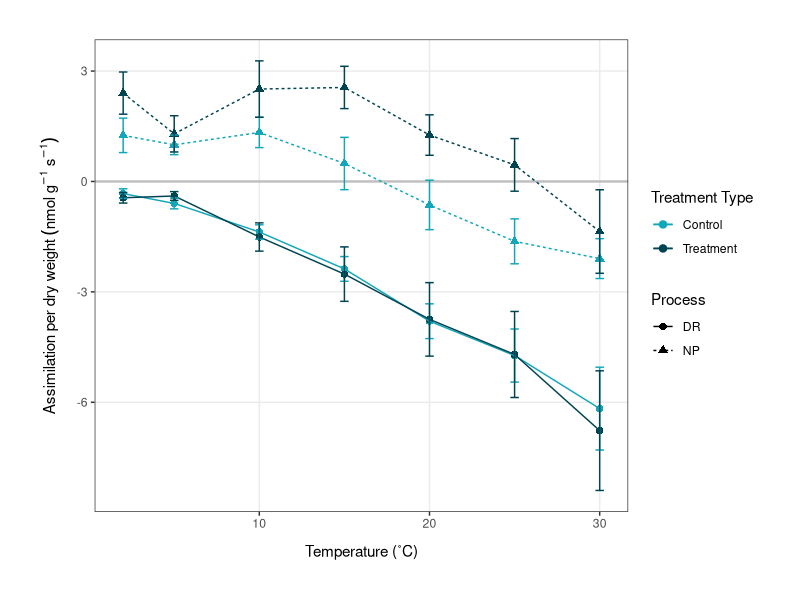
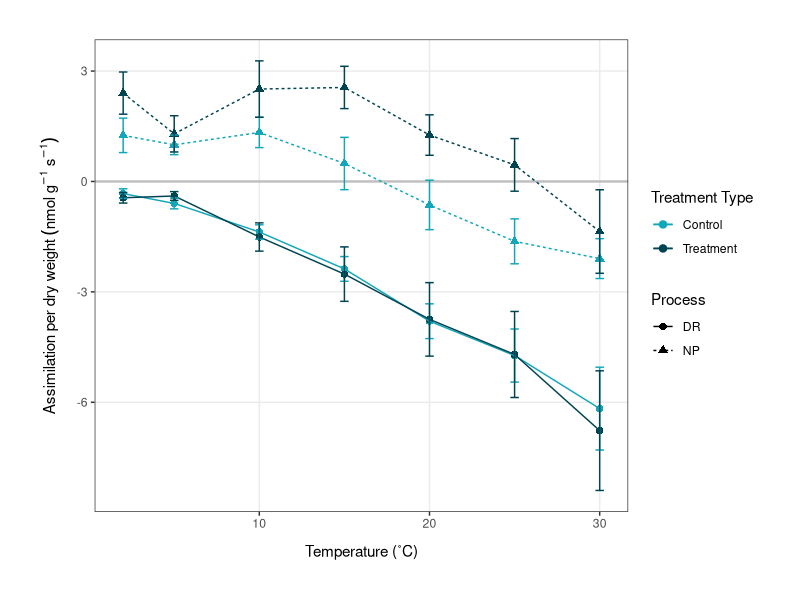

Write the R code that produced these figures, in order. (Note: this script raises an error after producing the figures.)
# Plots for dissertation 
# Emma Gemal, s1758915@sms.ed.ac.uk
# University of Edinburgh 

### Library ----
library(tidyverse)

### Temperature Response Curves ----
avgdata <- read.csv("Data/np_dr_averages.csv", header = TRUE)
str(avgdata)

avgdata <- avgdata %>% 
              mutate(treatment_type = as.factor(treatment_type),
                     type = as.factor(type))
str(avgdata)

# plotting temperature response curves using dry weight  
(dw_plot <- ggplot(avgdata, aes(x = temp, y = avgDW, color = treatment_type)) +
              geom_hline(yintercept = 0, color = "grey", size = 0.8) +  # optional to keep              
              geom_point(aes(shape = type), size = 2.2) +
              geom_line(aes(linetype = type)) +
              ylab(label = expression(Assimilation~per~dry~weight~(nmol~g^-1~s^-1))) +
              xlab(label = "Temperature (˚C)") +              
              geom_errorbar(aes(ymin = avgDW-se_DW, ymax = avgDW+se_DW), width = 0.5) +
              theme_bw() +
              theme(axis.title.x = 
                      element_text(margin = margin(t = 10, r = 0, b = 0, l = 0)),
                    axis.title.y = 
                      element_text(margin = margin(t = 0, r = 10, b = 0, l = 0)),
                    panel.grid.minor = element_blank()) +
              theme(plot.margin = unit(c(1, 1, 1, 1), "cm")) + 
              scale_color_manual(values = c("#12A7B8", "#004452"),
                                 name = c("Treatment Type", "Process"),
                                 labels = c("Control", "Treatment")) +
              scale_linetype_discrete(name = c("Process", "Treatment Type")) +
              scale_shape_discrete(name = c("Process", "Treatment Type")))  

ggsave("Figures/t_response_DW.png", plot = dw_plot, 
       width = 6.5, height = 5.5, units = "in")

# plotting curves using chlorophyll content 
(chl_plot <- ggplot(avgdata, aes(x = temp, y = avgChl, color = treatment_type)) +
                geom_hline(yintercept = 0, color = "grey", size = 0.8) +  # optional to keep              
                geom_point(aes(shape = type), size = 2.2) +
                geom_line(aes(linetype = type)) +
                geom_errorbar(aes(ymin = avgChl-se_Chl, ymax = avgChl+se_Chl), width = 0.5) +
                ylab(label = 
                       expression(Assimilation~per~chlorophyll~content~(nmol~mg^-1~s^-1))) +
                xlab(label = "Temperature (˚C)") +              
                theme_bw() +
                theme(axis.title.x = 
                        element_text(margin = margin(t = 10, r = 0, b = 0, l = 0)),
                      axis.title.y = 
                        element_text(margin = margin(t = 0, r = 7, b = 0, l = 0)), 
                        panel.grid.minor = element_blank()) +
                theme(plot.margin = unit(c(1, 1, 1, 1), "cm")) + 
                scale_color_manual(values = c("#12A7B8", "#004452"),
                                   name = c("Treatment Type", "Process"),
                                   labels = c("Control", "Treatment")) +
                scale_linetype_discrete(name = c("Process", "Treatment Type")) +
                scale_shape_discrete(name = c("Process", "Treatment Type")) +
                scale_y_continuous(breaks = seq(-20, 10, 5)))

ggsave("Figures/t_response_chl.png", plot = chl_plot, 
      width = 6.5, height = 5.5, units = "in")


### Carbon Gain Efficiency ----
cgain <- read.csv("Data/c_gain_long.csv") 

str(cgain)

# making stacked plots of DR:NP 
(stacked_both <- ggplot(cgain, aes(x = temp, y = percent, fill = type)) +
                    geom_bar(position = "fill", stat = "identity") +
                    ylab(label = "Carbon Use Efficiency (%)") +
                    xlab(label = "Temperature (˚C)") +              
                    facet_wrap(~treatment_type, nrow = 1) +
                    theme_bw() +
                    theme(axis.title.x = 
                            element_text(margin = margin(t = 10, r = 0, b = 0, l = 0)),
                          axis.title.y = 
                            element_text(margin = margin(t = 0, r = 5, b = 0, l = 0))) +
                    theme(plot.margin = unit(c(1, 1, 1, 1), "cm"),
                          panel.spacing = unit(1, "cm")) + 
                    scale_fill_manual(values = c("#FF6D33", "#7A292A"),
                                      name = "Process") +  # could change the name 
                    scale_y_continuous(expand = expansion(mult = c(0, 0.01)),
                                       labels = scales::percent_format(suffix = "")))  # OR
               #    scale_y_continuous(expand = c(0,0)))

ggsave("Figures/c_gain_stacked.png", plot = stacked_both, 
       width = 8, height = 5.5, units = "in")


### Acclimation Ratios ----
ratios <- read.csv("Data/acclimation_ratios.csv")

(ratio_plot <- ggplot(ratios, aes(x = temp, y = DWt.c)) +
                  geom_point(aes(color = type, shape = type), size = 2.5, alpha = 0.9) +
                  geom_hline(yintercept = 1, linetype = "dotted") +
                  ylab(label = "Acclimation ratio") +
                  xlab(label = "Temperature (˚C)") +
                  theme_bw() +
                  theme(axis.title.x = 
                          element_text(margin = margin(t = 10, r = 0, b = 0, l = 0)),
                        axis.title.y = 
                          element_text(margin = margin(t = 0, r = 10, b = 0, l = 0)),
                        panel.grid.minor = element_blank()) +
                  theme(plot.margin = unit(c(1, 1, 1, 1), "cm")) +
                  scale_color_manual(values = c("#FF6D33", "#7A292A"),
                                     name = "Process") +
                  scale_shape_discrete(name = "Process") + # can change the name
                  scale_y_continuous(limits = c(0, 6)))

ggsave("Figures/diss_figures/acclim_ratio_plot.png", plot = ratio_plot, 
       width = 6, height = 5.5, units = "in")


### Light Response Curves ----
light <- read.csv("Data/full_light_responses.csv") 
str(light)

# calculating averages, standard deviation and standard error
light_sum <- light %>% 
                group_by(Lcuv, treatment_type) %>% 
                summarise(avgCO2 = mean(CO2),
                          sdCO2 = sd(CO2)) %>% 
                mutate(seCO2 = sdCO2/sqrt(3)) %>% 
                na.omit()

# plotting the light response curves
(light_plots <- ggplot(light_sum, aes(x = Lcuv, y = avgCO2)) +
                  geom_hline(yintercept = 0, size = 0.5, linetype = "dotted") +               
                  geom_point(aes(color = treatment_type), size = 2.2) +
                  geom_line(aes(color = treatment_type)) +
                  geom_errorbar(aes(ymin = avgCO2-seCO2, ymax = avgCO2+seCO2, 
                                    color = treatment_type, width = 20), alpha = 0.8) + 
                  ylab(label = expression(paste(
                       "\u0394", "CO"[2], " (rel. ppm)"))) +  # check units 
                  xlab(label = expression(paste(
                       "PPFD ", "(µmol ", "m"^-2, " s"^-1, ")"))) +
                  theme_bw() +
                  theme(panel.grid.minor = element_blank(),
                        axis.title.x = 
                          element_text(margin = margin(t = 10, r = 0, b = 0, l = 0))) +
                  theme(plot.margin = unit(c(1, 1, 1, 1), "cm")) +
                  scale_color_manual(values = c("#12A7B8", "#004452"),
                                     name = "Treatment Type",
                                     labels = c("Control", "Treatment"))) 

ggsave("Figures/light_response.png", plot = light_plots, 
       width = 7, height = 5.5, units = "in")






### Climate Data ----
climate <- read.csv("Data/climate_combo.csv")

# creating summary data 
sum_year <- climate %>% 
              group_by(year) %>% 
              summarise(avg_temp = mean(temp),
                        min_temp = min(temp),
                        max_temp = max(temp))

sum_year_long <- sum_year %>% 
                    pivot_longer(cols = c(2:4),
                                 names_to = "type",
                                 values_to = "temp")

# plotting the average, minimum and maximum temperature over time (by year) 
minor <- seq(2004, 2016, by = 4)   # making minor gridlines for the plot 

(temp_year <- ggplot(sum_year_long, aes(x = year, y = temp, 
                                        color = type, shape = type)) +
                geom_vline(xintercept = minor, color = "grey92") +                 
                geom_point(size = 2.5) +  
                geom_line(aes(group = type)) +
                geom_hline(yintercept = 0, linetype = "dashed") +
                ylab(label = "Temperature (˚C)") +
                xlab(label = "Year") +
                theme_bw() +
                theme(axis.text.x = element_text(angle = 60, hjust = 1),
                      panel.grid.minor = element_blank(),
                      panel.grid.major.x = element_blank(),
                      legend.title = element_blank(),
                      axis.title.x = 
                        element_text(margin = margin(t = 10, r = 0, b = 0, l = 0)),
                      axis.title.y = 
                        element_text(margin = margin(t = 0, r = 10, b = 0, l = 0))) +
                theme(plot.margin = unit(c(1, 1, 1, 1), "cm")) +
                scale_color_manual(values = c("#004452", "#B5BA4F", "#FF6D33"),
                                   labels = c("Mean", "Maximum", "Minimum")) + 
                scale_shape_discrete(labels = c("Mean", "Maximum", "Minimum")) +
                scale_x_continuous(n.breaks = 8))

ggsave("Figures/diss_figures/climate_plot_year.png", plot = temp_year, 
       width = 6.5, height = 5.5, units = "in")

# adding the mixed effects model to the plot 
library(ggeffects)

temp_month_season <- lmer(temp ~ year + (1|month) + (1|season), data = climate, REML = F)

# creating model predictions 
pred.mm <- ggpredict(temp_month_season, terms = c("year"))  

# plotting the predictions 
(ggplot(pred.mm) + 
    geom_line(aes(x = x, y = predicted)) +          # slope
    geom_ribbon(aes(x = x, ymin = predicted - std.error, ymax = predicted + std.error), 
                fill = "lightgrey", alpha = 0.5) +  # error band
    geom_point(size = 2.5, data = sum_year_long, aes(x = year, y = temp, 
                                              color = type, shape = type)))
    

### Old Code for Data Creation ----
#### creating c_gain_long.csv
cgain <- read.csv("c_gain_efficiency.csv")
# separating the control and treatment data 
control_dw <- cgain[cgain$treatment_type == "control", ]
treatment_dw <- cgain[cgain$treatment_type == "treatment", ]

# putting dark respiration and net photosynthesis values into a long column 
control_perc_long <- control_dw %>% 
  gather(type, percent, 5:6) %>% 
  mutate(type = case_when(type == "DRperc_DW" ~ "DR",
                          type == "NPperc_DW" ~ "NP"))
control_ratio_long <- control_dw %>% 
  gather(type, ratio, 3:4) %>% 
  mutate(type = case_when(type == "DRratio_DW" ~ "DR",
                          type == "NPratio_DW" ~ "NP"))
control_long_combo <- full_join(control_perc_long, control_ratio_long) %>% 
  dplyr::select(c("temp", "GP_DW", "treatment_type",
                  "type", "percent", "ratio"))

treatment_perc_long <- treatment_dw %>% 
  gather(type, percent, 5:6) %>% 
  mutate(type = case_when(type == "DRperc_DW" ~ "DR",
                          type == "NPperc_DW" ~ "NP"))
treatment_ratio_long <- treatment_dw %>% 
  gather(type, ratio, 3:4) %>% 
  mutate(type = case_when(type == "DRratio_DW" ~ "DR",
                          type == "NPratio_DW" ~ "NP"))
treatment_long_combo <- full_join(treatment_perc_long, treatment_ratio_long) %>% 
  dplyr::select(c("temp", "GP_DW", "treatment_type",
                  "type", "percent", "ratio"))

# combining treatments for plotting
cgain_combo <- full_join(treatment_long_combo, control_long_combo)
write.csv(cgain_combo, "Data/c_gain_long.csv", row.names = FALSE) 



#### creating climate_combo.csv 
# loading the data
climate2011 <- read.csv("Data/climate_long_2011-2018.csv")
climate2004 <- read.csv("Data/climate_long_2004-2010.csv")

## Data manipulation for 2011-2018 
head(climate2011)
str(climate2011)
summary(climate2011)

climate2011 <- climate2011 %>% 
  na.omit() %>%   # removing NA's
  filter(rH > 0) %>%  # removing incorrect rH values 
  rename(year = Year,
         temp = Temp) %>%  # renaming columns (lowercase)
  mutate(VPD = as.numeric(VPD)) # changing VPD to numeric 
str(climate2011)

# adding season column
climate2011 <- climate2011 %>% 
  mutate(season = case_when(year == "2011" & month == "11" ~ "2011/12",
                            year == "2011" & month == "12" ~ "2011/12",
                            year == "2012" & month == "1" ~ "2011/12",
                            year == "2012" & month == "11" ~ "2012/13",
                            year == "2012" & month == "12" ~ "2012/13",
                            year == "2013" & month == "1" ~ "2012/13",
                            year == "2013" & month == "11" ~ "2013/14",
                            year == "2013" & month == "12" ~ "2013/14",
                            year == "2014" & month == "1" ~ "2013/14",
                            year == "2014" & month == "11" ~ "2014/15",
                            year == "2014" & month == "12" ~ "2014/15",
                            year == "2015" & month == "1" ~ "2014/15",
                            year == "2015" & month == "11" ~ "2015/16",
                            year == "2015" & month == "12" ~ "2015/16",
                            year == "2016" & month == "1" ~ "2015/16",
                            year == "2016" & month == "11" ~ "2016/17",
                            year == "2016" & month == "12" ~ "2016/17",
                            year == "2017" & month == "1" ~ "2016/17",
                            year == "2017" & month == "11" ~ "2017/18",
                            year == "2017" & month == "12" ~ "2017/18",
                            year == "2018" & month == "1" ~ "2017/18")) %>% 
  mutate(season = as.factor(season))

# removing 2012/13 season
climate2011 <- climate2011[!(climate2011$season == "2012/13"), ]

# fixing the time column to allow for easy change to POSIX class
climate2011 <- climate2011 %>% 
  mutate(real_time = case_when(time == 0 ~ "00:00",
                               time == 100 ~ "01:00",
                               time == 200 ~ "02:00",
                               time == 300 ~ "03:00",
                               time == 400 ~ "04:00",
                               time == 500 ~ "05:00",
                               time == 600 ~ "06:00",
                               time == 700 ~ "07:00",
                               time == 800 ~ "08:00",
                               time == 900 ~ "09:00",
                               time == 1000 ~ "10:00",
                               time == 1100 ~ "11:00",
                               time == 1200 ~ "12:00",
                               time == 1300 ~ "13:00",
                               time == 1400 ~ "14:00",
                               time == 1500 ~ "15:00",
                               time == 1600 ~ "16:00",
                               time == 1700 ~ "17:00",
                               time == 1800 ~ "18:00",
                               time == 1900 ~ "19:00",
                               time == 2000 ~ "20:00",
                               time == 2100 ~ "21:00",
                               time == 2200 ~ "22:00",
                               time == 2300 ~ "23:00"))

# creating date and date + time columns for time series plotting
climate2011 <- climate2011 %>% 
  unite("date", c("year", "month", "day"), remove = FALSE, sep = "-") %>% 
  unite("date_time", c("date", "real_time"), remove = FALSE, sep = " ") %>% 
  mutate(date = as.Date(date)) %>% 
  mutate(date_time = as.POSIXct(date_time, format = "%Y-%m-%d %H:%M"))
str(climate2011)

## Data manipulation for 2004-2010
head(climate2004)
str(climate2004)
summary(climate2004)

climate2004 <- climate2004 %>% 
  na.omit() %>%  # removing NA's
  mutate(date_time = as.POSIXct(date_time,   # changing to POSIX class
                                format = "%d/%m/%Y %H:%M")) 
str(climate2004)

# adding season column
climate2004$year <- format(climate2004$date_time, format = "%Y")
climate2004$month <- format(climate2004$date_time, format = "%m")
climate2004$day <- format(climate2004$date_time, format = "%d")

climate2004 <- climate2004 %>% 
  mutate(season = case_when(year == "2004" & month == "11" ~ "2004/5",
                            year == "2004" & month == "12" ~ "2004/5",
                            year == "2005" & month == "1" ~ "2005/6",
                            year == "2005" & month == "11" ~ "2005/6",
                            year == "2005" & month == "12" ~ "2005/6",
                            year == "2006" & month == "1" ~ "2006/7",
                            year == "2006" & month == "11" ~ "2006/7",
                            year == "2006" & month == "12" ~ "2006/7",
                            year == "2007" & month == "1" ~ "2007/8",
                            year == "2007" & month == "11" ~ "2007/8",
                            year == "2007" & month == "12" ~ "2007/8",
                            year == "2008" & month == "1" ~ "2008/9",
                            year == "2008" & month == "11" ~ "2008/9",
                            year == "2008" & month == "12" ~ "2008/9",
                            year == "2009" & month == "1" ~ "2009/10",
                            year == "2009" & month == "11" ~ "2009/10",
                            year == "2009" & month == "12" ~ "2009/10",
                            year == "2010" & month == "1" ~ "2010/11",
                            year == "2010" & month == "11" ~ "2010/11",
                            year == "2010" & month == "12" ~ "2010/11")) %>% 
  mutate(season = as.factor(season))

## Combining data frames 
str(climate2011)
str(climate2004)

# making year and month integers for 'climate2004' 
climate2004 <- climate2004 %>% 
  mutate(year = as.integer(year)) %>% 
  mutate(month = as.integer(month)) %>% 
  mutate(day = as.integer(day))

combo <- full_join(climate2004, climate2011)

# removing unnecessary columns
combo <- combo %>% 
  dplyr::select(date_time, temp, rH, year, month, day, season)

write.csv(combo, "Data/climate_combo.csv", row.names = FALSE) 
